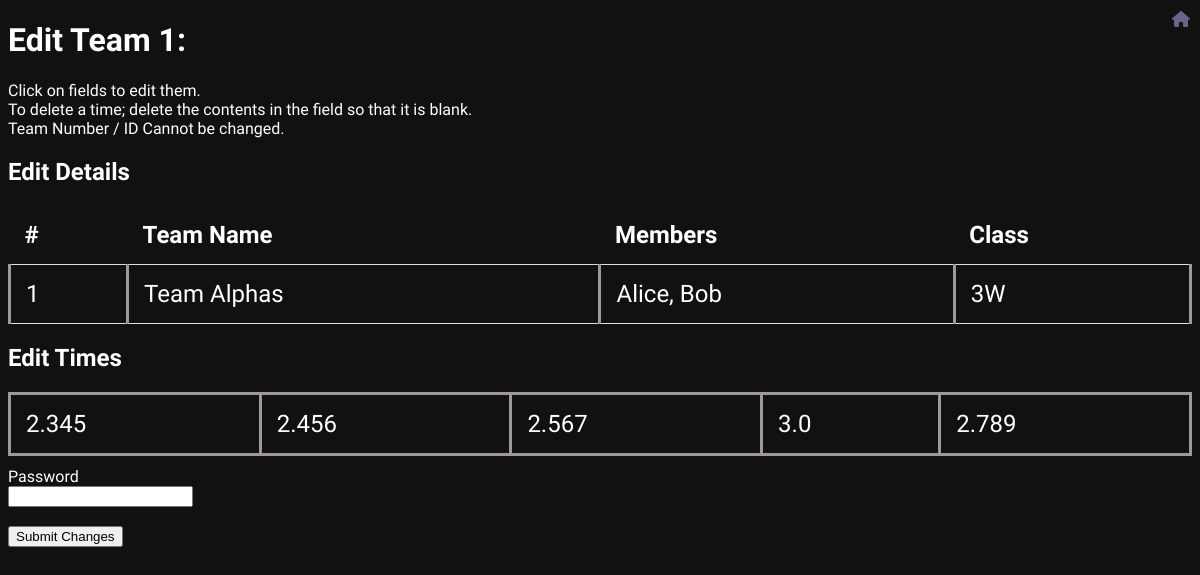
Screenshot of /editTeam/1 with the database file from the repository.
### tables this page shows
CREATE TABLE teams (
    id INTEGER PRIMARY KEY,    -- Corresponds to the "#" in the JSON
    name VARCHAR(255),         -- Team name
    class VARCHAR(10),         -- Class (e.g., "6L", "3W")
    members VARCHAR(255)       -- Team members (CSV) 
    
);

CREATE TABLE times (
    id INTEGER PRIMARY KEY AUTOINCREMENT,
    team_id INTEGER,           -- Foreign key linking to the 'teams' table
    time_record FLOAT,         -- The recorded time (e.g., 999.0)
    FOREIGN KEY (team_id) REFERENCES teams(id)
);

### main.py (the view)
@app.route('/editTeam/<teamNo>')
def editTeamPage(teamNo):
    team = getTeam(teamNo)
    times = getTeamTimes(teamNo)
    if team == None:
        return render_template('error.html', message="Team not found")
    return render_template('editATeam.html', team=team, times=times)

### main.py (called while the page is built)
def get_db_connection():
    conn = sqlite3.connect('test.db')
    conn.row_factory = sqlite3.Row  # Set row_factory to sqlite3.Row
    cursor = conn.cursor()
    return conn, cursor

def getTeam(teamNo):
    conn, cursor = get_db_connection()
    cursor.execute("SELECT * FROM teams WHERE id = ?", (teamNo,))
    team = cursor.fetchone()
    conn.close()
    return team

def getTeamTimes(teamNo):
    conn, cursor = get_db_connection()
    cursor.execute("SELECT * FROM times WHERE team_id = ? ORDER BY id", (teamNo,))
    times = cursor.fetchall()
    conn.close()
    return times

### templates/editAteam.html (shortened to what this page needs)
<!DOCTYPE HTML>
<html>
    <head>
        <link rel="stylesheet" type="text/css" href="{{ url_for('static', filename='css/style.css') }}">
        <link rel="stylesheet" href="https://cdnjs.cloudflare.com/ajax/libs/font-awesome/6.0.0-beta3/css/all.min.css">
    </head>
<body>
    <a href="/" class="home-icon">
        <i class="fas fa-home"></i>
    </a>
    <h1>Edit Team {{team.id}}:</h1>
    <p>Click on fields to edit them. <br> To delete a time; delete the contents in the field so that it is blank.<br>Team Number / ID Cannot be changed.</p>
    <h2>Edit Details</h2>
    <table id="detailsTable">
        <colgroup>
            <col " width="10%">
            <col  width="40%">
            <col  width="30%">
          </colgroup>
        <tr >
            <th>#</th>
            <th>Team Name</th>
            <th>Members</th>
            <th>Class</th>
        </tr>
        <tr contenteditable>
            <td id="teamID">{{team.id}}</td>
            <td id="teamName">{{team.name}}</td>
            <td id="teamMembers">{{team.members}}</td>
            <td id="teamClass">{{team.class}}</td>
        </tr>
    </table>
    <h2>Edit Times</h2>
    <div class="container">
    <table id="timesTable" contenteditable>
            {% for t in times %}
            <td id="{{t['id']}}" >{{t['time_record']}}</td>
            {% endfor %}
        </table>
    </div>
    <div style="margin-top: 1%;">
    <label for="password">Password</label><br>
    <input type="password" id="password" ><br><br>
    <button type="button" onclick="submitChanges()" >Submit Changes</button>
    </div>
</body>
</html>

### static/css/style.css (style rules this page uses)
body { background-color: #111111; color: white; font-family: 'Exo', sans-serif; font-size:100%; }
table { border-collapse: collapse; width:100%; font-size:150%; border-color: #6b6566; }
th, td { border-bottom: 1px solid #ddd; padding:15px; text-align: left; }

### templates/editAteam.html (style rules this page uses)
a { color:#666688; }
td { border-left: rgb(162, 152, 152) solid; border-Right: rgb(162, 152, 152) solid; }
.container { overflow-x: auto; width: 100%; }
#timesTable td { border-top: rgb(162, 152, 152) solid; border-bottom: rgb(162, 152, 152) solid; }
.home-icon { position: fixed; top: 10px; right: 10px; z-index: 100; }

### rows the page displays
teams: id "1", name "Team Alphas", members "Alice, Bob", class "3W"
times: time_record "2.345"
times: time_record "2.456"
times: time_record "2.567"
times: time_record "3.0"
times: time_record "2.789"
